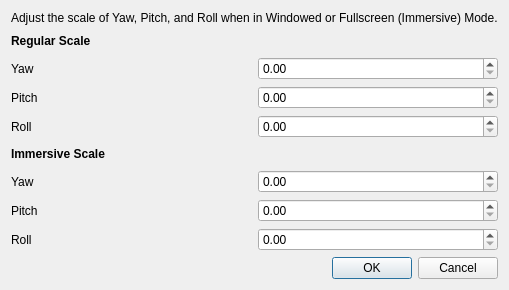
<?xml version="1.0" encoding="UTF-8"?>
<ui version="4.0">
 <class>wxr_ui</class>
 <widget class="QWidget" name="wxr_ui">
  <property name="windowModality">
   <enum>Qt::WindowModality::NonModal</enum>
  </property>
  <property name="geometry">
   <rect>
    <x>0</x>
    <y>0</y>
    <width>499</width>
    <height>290</height>
   </rect>
  </property>
  <property name="windowTitle">
   <string>WXR Tracker</string>
  </property>
  <property name="windowIcon">
   <iconset>
    <normaloff>../gui/images/opentrack.png</normaloff>../gui/images/opentrack.png</iconset>
  </property>
  <property name="layoutDirection">
   <enum>Qt::LayoutDirection::LeftToRight</enum>
  </property>
  <property name="autoFillBackground">
   <bool>false</bool>
  </property>
  <layout class="QVBoxLayout" name="verticalLayout">
   <item>
    <widget class="QLabel" name="label">
     <property name="sizePolicy">
      <sizepolicy hsizetype="Minimum" vsizetype="Maximum">
       <horstretch>0</horstretch>
       <verstretch>0</verstretch>
      </sizepolicy>
     </property>
     <property name="text">
      <string>Adjust the scale of Yaw, Pitch, and Roll when in Windowed or Fullscreen (Immersive) Mode.</string>
     </property>
    </widget>
   </item>
   <item>
    <layout class="QGridLayout" name="gridLayout">
     <item row="1" column="1">
      <widget class="QDoubleSpinBox" name="dblYawScale"/>
     </item>
     <item row="3" column="0">
      <widget class="QLabel" name="label_6">
       <property name="text">
        <string>Roll</string>
       </property>
      </widget>
     </item>
     <item row="6" column="0">
      <widget class="QLabel" name="label_8">
       <property name="text">
        <string>Pitch</string>
       </property>
      </widget>
     </item>
     <item row="2" column="0">
      <widget class="QLabel" name="label_5">
       <property name="text">
        <string>Pitch</string>
       </property>
      </widget>
     </item>
     <item row="2" column="1">
      <widget class="QDoubleSpinBox" name="dblPitchScale"/>
     </item>
     <item row="4" column="0">
      <widget class="QLabel" name="label_3">
       <property name="font">
        <font>
         <bold>true</bold>
        </font>
       </property>
       <property name="text">
        <string>Immersive Scale</string>
       </property>
      </widget>
     </item>
     <item row="1" column="0">
      <widget class="QLabel" name="label_4">
       <property name="text">
        <string>Yaw</string>
       </property>
      </widget>
     </item>
     <item row="0" column="0">
      <widget class="QLabel" name="label_2">
       <property name="font">
        <font>
         <bold>true</bold>
        </font>
       </property>
       <property name="text">
        <string>Regular Scale</string>
       </property>
      </widget>
     </item>
     <item row="5" column="0">
      <widget class="QLabel" name="label_7">
       <property name="text">
        <string>Yaw</string>
       </property>
      </widget>
     </item>
     <item row="3" column="1">
      <widget class="QDoubleSpinBox" name="dblRollScale"/>
     </item>
     <item row="7" column="0">
      <widget class="QLabel" name="label_9">
       <property name="text">
        <string>Roll</string>
       </property>
      </widget>
     </item>
     <item row="5" column="1">
      <widget class="QDoubleSpinBox" name="dblYawScaleImmersive"/>
     </item>
     <item row="6" column="1">
      <widget class="QDoubleSpinBox" name="dblPitchScaleImmersive"/>
     </item>
     <item row="7" column="1">
      <widget class="QDoubleSpinBox" name="dblRollScaleImmersive"/>
     </item>
    </layout>
   </item>
   <item>
    <widget class="QDialogButtonBox" name="buttonBox">
     <property name="sizePolicy">
      <sizepolicy hsizetype="Minimum" vsizetype="Maximum">
       <horstretch>0</horstretch>
       <verstretch>0</verstretch>
      </sizepolicy>
     </property>
     <property name="standardButtons">
      <set>QDialogButtonBox::StandardButton::Cancel|QDialogButtonBox::StandardButton::Ok</set>
     </property>
    </widget>
   </item>
  </layout>
 </widget>
 <resources/>
 <connections/>
 <slots>
  <slot>startEngineClicked()</slot>
  <slot>stopEngineClicked()</slot>
  <slot>cameraSettingsClicked()</slot>
 </slots>
</ui>
